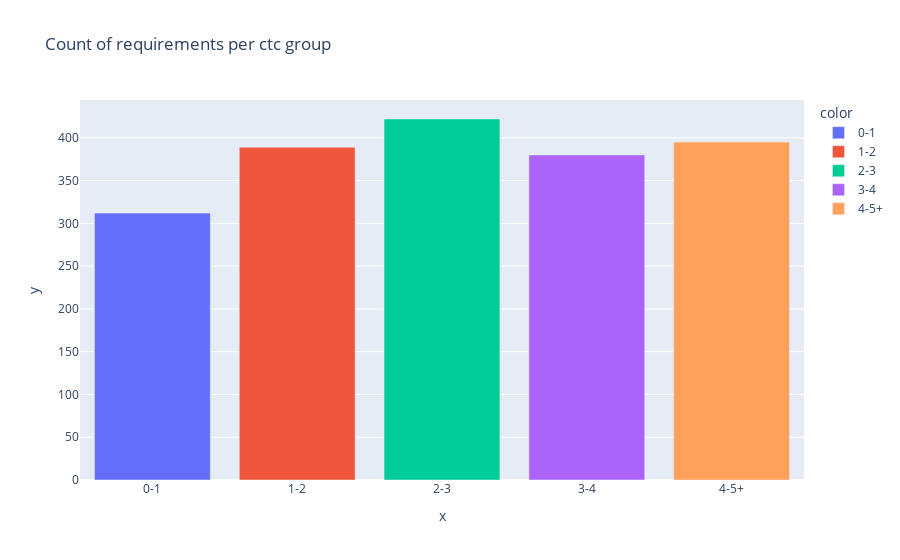

The code cell stored with this chart in its notebook:
### Code cell
x_salary_ax = ['0-1', '1-2', '2-3', '3-4', '4-5+']
y_salary_ax = [len(salary_0_and_1_below.values), len(salary_1_and_2_below.values), len(salary_2_and_3_below.values),
               len(salary_3_and_4_below.values),len(salary_5_and_above.values)]

pxp.bar(data_frame = data, x = x_salary_ax, y = y_salary_ax, color = x_salary_ax,
       title = 'Count of requirements per ctc group ')

### Figure 1 — Plotly figure (JSON) as saved in the notebook; plotly's stock layout.template omitted (floating-point values rounded to 4 significant figures)
{"data": [{"alignmentgroup": "True", "hovertemplate": "color=0-1<br>x=%{x}<br>y=%{y}<extra></extra>", "legendgroup": "0-1", "marker": {"color": "#636efa", "pattern": {"shape": ""}}, "name": "0-1", "offsetgroup": "0-1", "orientation": "v", "showlegend": true, "textposition": "auto", "type": "bar", "x": ["0-1"], "xaxis": "x", "y": [312], "yaxis": "y"}, {"alignmentgroup": "True", "hovertemplate": "color=1-2<br>x=%{x}<br>y=%{y}<extra></extra>", "legendgroup": "1-2", "marker": {"color": "#EF553B", "pattern": {"shape": ""}}, "name": "1-2", "offsetgroup": "1-2", "orientation": "v", "showlegend": true, "textposition": "auto", "type": "bar", "x": ["1-2"], "xaxis": "x", "y": [389], "yaxis": "y"}, {"alignmentgroup": "True", "hovertemplate": "color=2-3<br>x=%{x}<br>y=%{y}<extra></extra>", "legendgroup": "2-3", "marker": {"color": "#00cc96", "pattern": {"shape": ""}}, "name": "2-3", "offsetgroup": "2-3", "orientation": "v", "showlegend": true, "textposition": "auto", "type": "bar", "x": ["2-3"], "xaxis": "x", "y": [422], "yaxis": "y"}, {"alignmentgroup": "True", "hovertemplate": "color=3-4<br>x=%{x}<br>y=%{y}<extra></extra>", "legendgroup": "3-4", "marker": {"color": "#ab63fa", "pattern": {"shape": ""}}, "name": "3-4", "offsetgroup": "3-4", "orientation": "v", "showlegend": true, "textposition": "auto", "type": "bar", "x": ["3-4"], "xaxis": "x", "y": [380], "yaxis": "y"}, {"alignmentgroup": "True", "hovertemplate": "color=4-5+<br>x=%{x}<br>y=%{y}<extra></extra>", "legendgroup": "4-5+", "marker": {"color": "#FFA15A", "pattern": {"shape": ""}}, "name": "4-5+", "offsetgroup": "4-5+", "orientation": "v", "showlegend": true, "textposition": "auto", "type": "bar", "x": ["4-5+"], "xaxis": "x", "y": [395], "yaxis": "y"}], "layout": {"barmode": "relative", "legend": {"title": {"text": "color"}, "tracegroupgap": 0}, "title": {"text": "Count of requirements per ctc group "}, "xaxis": {"anchor": "y", "domain": [0, 1], "title": {"text": "x"}}, "yaxis": {"anchor": "x", "domain": [0, 1], "title": {"text": "y"}}}}
